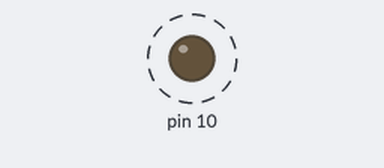
The sketch below on a simulated Arduino Uno, built with avr-gcc and run on an emulated ATmega328P. Parts: output pins drawn as LEDs (lit = HIGH). Dashed ring = blinking.

Above: at 0.05 s.
Timing chart, 0 to 4.7 s (numbered marks = the images above):
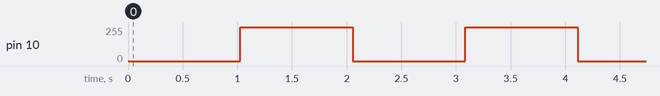

The sketch:

pwm.ino
```cpp
#include <TimerOne.h>

const int LED = 10;

void setup() {
  Timer1.initialize();
  Timer1.pwm(LED, 0);

  // Timer1.setPeriod(1000000/10);
  // Timer1.setPwmDuty(LED, 100);
  Timer1.setPeriod(1000);
}

void loop() {
  // for (int t_high = 0; t_high <= 10; t_high++) {
  //   Timer1.setPwmDuty(LED, t_high * 100);
  //   delay(100);
  // }
  for (int t_high = 0; t_high <= 1023; t_high++) {
    Timer1.setPwmDuty(LED, t_high);
    delay(1);
  }
  for (int t_high = 1023; t_high >= 0; t_high--) {
    Timer1.setPwmDuty(LED, t_high);
    delay(1);
  }
}
```

Measured:
- by itself, pin 10: alternates 255/255 for 1.0 s and 0/255 for 1.0 s
